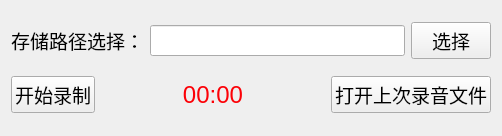
<?xml version="1.0" encoding="UTF-8"?>
<ui version="4.0">
 <class>TestAudioRecordDialog</class>
 <widget class="QDialog" name="TestAudioRecordDialog">
  <property name="geometry">
   <rect>
    <x>0</x>
    <y>0</y>
    <width>502</width>
    <height>136</height>
   </rect>
  </property>
  <property name="windowTitle">
   <string>音频录制</string>
  </property>
  <property name="styleSheet">
   <string notr="true"/>
  </property>
  <layout class="QVBoxLayout" name="verticalLayout">
   <item>
    <layout class="QHBoxLayout" name="horizontalLayout">
     <item>
      <widget class="QLabel" name="label">
       <property name="font">
        <font>
         <pointsize>14</pointsize>
        </font>
       </property>
       <property name="styleSheet">
        <string notr="true"/>
       </property>
       <property name="text">
        <string>存储路径选择：</string>
       </property>
      </widget>
     </item>
     <item>
      <widget class="QLineEdit" name="lineEditRecordFilePath">
       <property name="font">
        <font>
         <pointsize>14</pointsize>
        </font>
       </property>
       <property name="text">
        <string notr="true"/>
       </property>
      </widget>
     </item>
     <item>
      <widget class="QPushButton" name="pushButtonRecordPathChoose">
       <property name="font">
        <font>
         <pointsize>14</pointsize>
        </font>
       </property>
       <property name="focusPolicy">
        <enum>Qt::NoFocus</enum>
       </property>
       <property name="styleSheet">
        <string notr="true"/>
       </property>
       <property name="text">
        <string>选择</string>
       </property>
      </widget>
     </item>
    </layout>
   </item>
   <item>
    <layout class="QHBoxLayout" name="horizontalLayout_2">
     <item>
      <widget class="QPushButton" name="pushButtonStartStopRecord">
       <property name="font">
        <font>
         <pointsize>14</pointsize>
        </font>
       </property>
       <property name="focusPolicy">
        <enum>Qt::NoFocus</enum>
       </property>
       <property name="text">
        <string>开始录制</string>
       </property>
      </widget>
     </item>
     <item>
      <widget class="QLabel" name="labelRecordingDuration">
       <property name="sizePolicy">
        <sizepolicy hsizetype="Expanding" vsizetype="Preferred">
         <horstretch>0</horstretch>
         <verstretch>0</verstretch>
        </sizepolicy>
       </property>
       <property name="font">
        <font>
         <pointsize>18</pointsize>
        </font>
       </property>
       <property name="contextMenuPolicy">
        <enum>Qt::DefaultContextMenu</enum>
       </property>
       <property name="styleSheet">
        <string notr="true">color: rgb(252, 1, 7);</string>
       </property>
       <property name="text">
        <string>00:00</string>
       </property>
       <property name="alignment">
        <set>Qt::AlignCenter</set>
       </property>
      </widget>
     </item>
     <item>
      <widget class="QPushButton" name="pushButtonOpenPath">
       <property name="font">
        <font>
         <pointsize>14</pointsize>
        </font>
       </property>
       <property name="focusPolicy">
        <enum>Qt::NoFocus</enum>
       </property>
       <property name="text">
        <string>打开上次录音文件</string>
       </property>
      </widget>
     </item>
    </layout>
   </item>
  </layout>
 </widget>
 <resources/>
 <connections/>
</ui>
